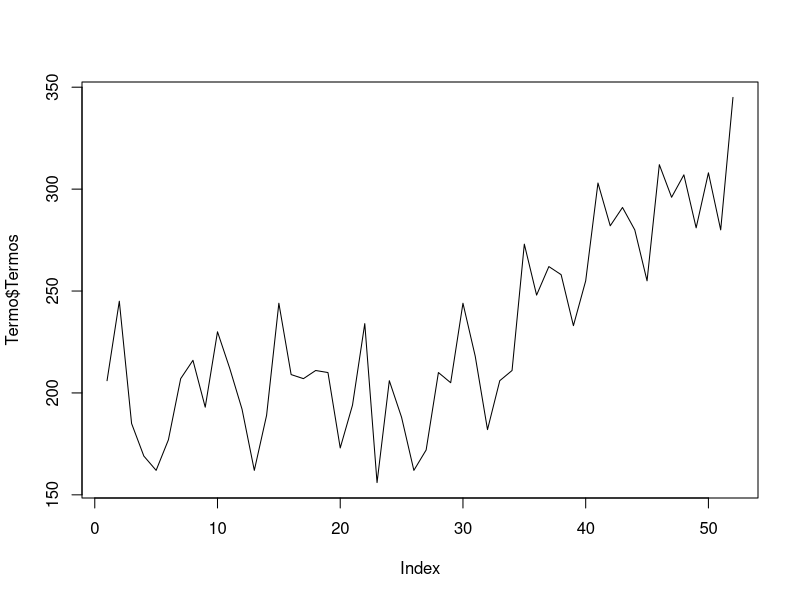
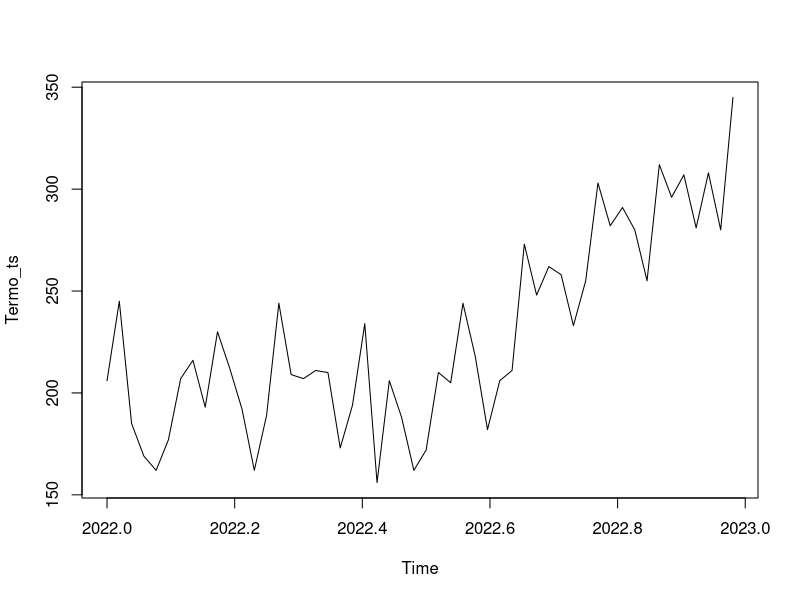
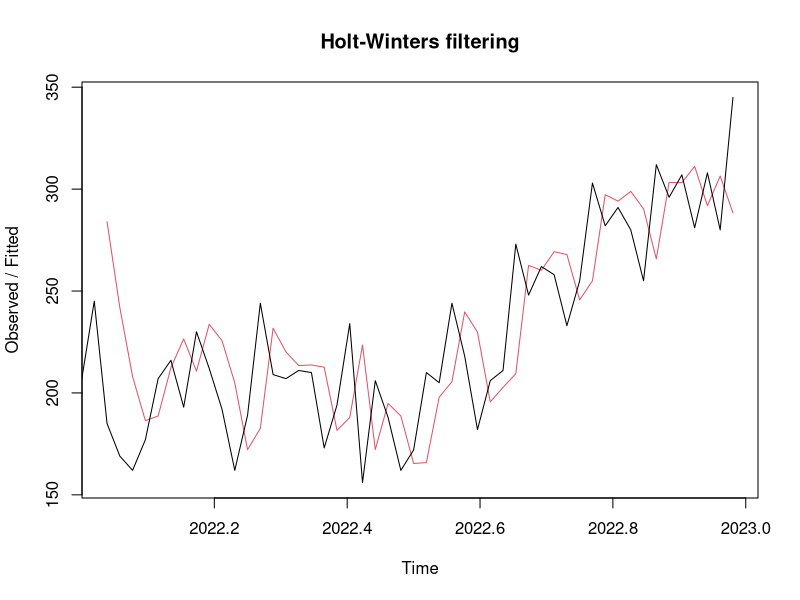
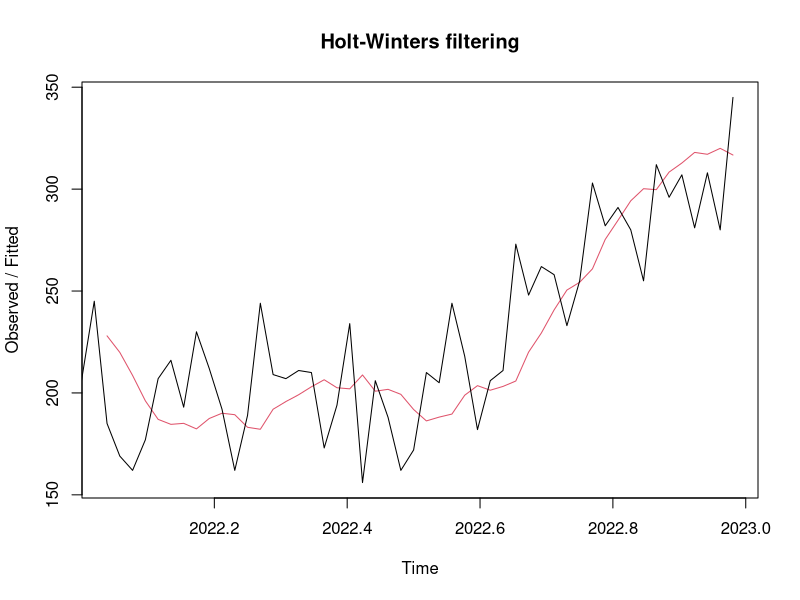

Reproduce these figures in R, in order. (Note: this script raises an error after producing the figures.)
## ---- chunk 1
knitr::opts_chunk$set(echo = TRUE)
## ---- chunk 2
# Install the readxl package
install.packages("readxl")

# Load the readxl package
library(readxl)

## ---- chunk 3

Termo<- read_excel("SeriesHW.xlsx", sheet = "Termostatos")
View(Termo)
names(Termo)[2]<-c("Termos")
plot(Termo$Termos, type="l")
## ---- chunk 4
Termo_ts <-ts(Termo$Termos, start=c(2022,1), frequency=52)
plot(Termo_ts)
## ---- chunk 5
Termo_tshw <-HoltWinters(Termo_ts,gamma=FALSE)
plot(Termo_tshw)
## ---- chunk 6
Termo_tshw$alpha
Termo_tshw$beta
## ---- chunk 7
Termo_tshw2 <-HoltWinters(Termo_ts,gamma=FALSE, alpha = 0.15, beta=0.26, l.start=228, b.start=0)
plot(Termo_tshw2)
## ---- chunk 8
Termo_tshw2$alpha
Termo_tshw2$beta
## ---- chunk 9
Termo_tshw2$SSE

Termo_tshw$SSE
## ---- chunk 10
AIC()
## ---- chunk 11
Termo_tshw3 <-HoltWinters(Termo_ts,gamma=FALSE, alpha = 0.2, beta=0.1, l.start=202, b.start=-0.26)
plot(Termo_tshw3)
## ---- chunk 12
Termo_tshw3$SSE

Termo_tshw2$SSE

Termo_tshw$SSE
## ---- chunk 13
Termo_tshw4 <-HoltWinters(Termo_ts,gamma=FALSE, l.start=202, b.start=-0.26)
plot(Termo_tshw4)
## ---- chunk 14

Termo_tshw4$SSE

Termo_tshw3$SSE

Termo_tshw2$SSE

Termo_tshw$SSE
## ---- chunk 15
# Install the forecast package
install.packages("forecast")

# Load the forecast package
library(forecast)

## ---- chunk 16
Termo_tshw4_fc <- forecast(Termo_tshw4, h=52, level=0.95)
plot(Termo_tshw4_fc)
## ---- chunk 17
Termo_tshw4_fc2 <- forecast(Termo_tshw4, h=8, level=0.95)
plot(Termo_tshw4_fc2)
